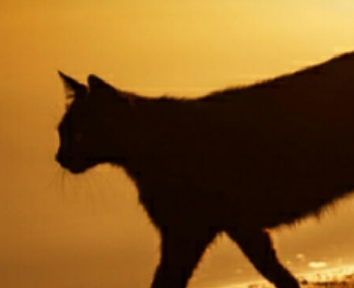
#> input picture img1.png, 354 x 288 px
$ python add_num.py
#> lines starting #> are read from the running program, lines starting #| are printed output that depends on the picture
from PIL import Image,ImageDraw,ImageFont
def add_num(img):
    draw=ImageDraw.Draw(img)
    myfont=ImageFont.truetype('C:/windows/fonts/Arial.ttf',size=32)
    fillcolor="#ff0000"
    width,height=img.size
    draw.text((width-40,0),'99',font=myfont,fill=fillcolor)
    img.save('result.png')
    return 0

if __name__== '__main__':
    print(1)
    image=Image.open('img1.png')
#> image is the input picture: PIL image 354x288 RGBA; mean R, G, B, A 132.6, 89.8, 32.8, 255
    add_num(image)
#> in add_num, `img.save('result.png')`:
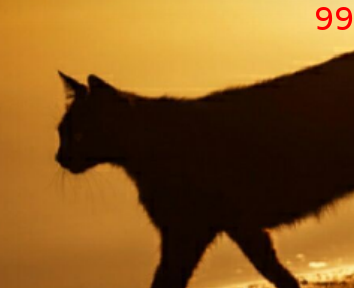
#> saved as result.png: PIL image 354x288 RGBA; mean R, G, B, A 132.6, 89, 32.4, 255
